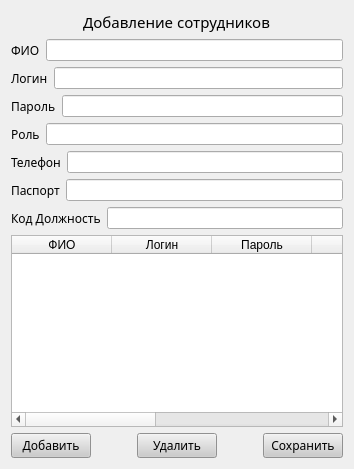
        <widget class="QWidget" name="page_5_for_admin">
         <layout class="QVBoxLayout" name="verticalLayout_9">
          <item>
           <layout class="QVBoxLayout" name="verticalLayout_15">
            <item alignment="Qt::AlignHCenter">
             <widget class="QLabel" name="label_6">
              <property name="maximumSize">
               <size>
                <width>250</width>
                <height>100</height>
               </size>
              </property>
              <property name="font">
               <font>
                <family>Nunito ExtraBold</family>
                <pointsize>11</pointsize>
               </font>
              </property>
              <property name="text">
               <string>Добавление сотрудников</string>
              </property>
             </widget>
            </item>
           </layout>
          </item>
          <item>
           <layout class="QVBoxLayout" name="verticalLayout_17">
            <item>
             <layout class="QHBoxLayout" name="horizontalLayout_7">
              <item>
               <widget class="QLabel" name="label_8">
                <property name="font">
                 <font>
                  <family>Nunito</family>
                 </font>
                </property>
                <property name="text">
                 <string>ФИО</string>
                </property>
               </widget>
              </item>
              <item>
               <widget class="QLineEdit" name="add_fio_employee"/>
              </item>
             </layout>
            </item>
            <item>
             <layout class="QHBoxLayout" name="horizontalLayout_2">
              <item>
               <widget class="QLabel" name="label_9">
                <property name="font">
                 <font>
                  <family>Nunito</family>
                 </font>
                </property>
                <property name="text">
                 <string>Логин</string>
                </property>
               </widget>
              </item>
              <item>
               <widget class="QLineEdit" name="add_login"/>
              </item>
             </layout>
            </item>
            <item>
             <layout class="QHBoxLayout" name="horizontalLayout_9">
              <item>
               <widget class="QLabel" name="label_10">
                <property name="font">
                 <font>
                  <family>Nunito</family>
                 </font>
                </property>
                <property name="text">
                 <string>Пароль</string>
                </property>
               </widget>
              </item>
              <item>
               <widget class="QLineEdit" name="add_password"/>
              </item>
             </layout>
            </item>
            <item>
             <layout class="QHBoxLayout" name="horizontalLayout_10">
              <item>
               <widget class="QLabel" name="label_12">
                <property name="font">
                 <font>
                  <family>Nunito</family>
                 </font>
                </property>
                <property name="text">
                 <string>Роль</string>
                </property>
               </widget>
              </item>
              <item>
               <widget class="QLineEdit" name="add_role"/>
              </item>
             </layout>
            </item>
            <item>
             <layout class="QHBoxLayout" name="horizontalLayout_11">
              <item>
               <widget class="QLabel" name="label_13">
                <property name="font">
                 <font>
                  <family>Nunito</family>
                 </font>
                </property>
                <property name="text">
                 <string>Телефон</string>
                </property>
               </widget>
              </item>
              <item>
               <widget class="QLineEdit" name="add_phone_employee"/>
              </item>
             </layout>
            </item>
            <item>
             <layout class="QHBoxLayout" name="horizontalLayout_12">
              <item>
               <widget class="QLabel" name="label_16">
                <property name="font">
                 <font>
                  <family>Nunito</family>
                 </font>
                </property>
                <property name="text">
                 <string>Паспорт</string>
                </property>
               </widget>
              </item>
              <item>
               <widget class="QLineEdit" name="add_passport_employee"/>
              </item>
             </layout>
            </item>
            <item>
             <layout class="QHBoxLayout" name="horizontalLayout_6">
              <item>
               <widget class="QLabel" name="label_7">
                <property name="maximumSize">
                 <size>
                  <width>100</width>
                  <height>100</height>
                 </size>
                </property>
                <property name="font">
                 <font>
                  <family>Nunito</family>
                 </font>
                </property>
                <property name="text">
                 <string>Код Должность</string>
                </property>
               </widget>
              </item>
              <item>
               <widget class="QLineEdit" name="add_position"/>
              </item>
             </layout>
            </item>
           </layout>
          </item>
          <item>
           <widget class="QTableWidget" name="table_employees">
            <column>
             <property name="text">
              <string>ФИО</string>
             </property>
            </column>
            <column>
             <property name="text">
              <string>Логин</string>
             </property>
            </column>
            <column>
             <property name="text">
              <string>Пароль</string>
             </property>
            </column>
            <column>
             <property name="text">
              <string>Роль</string>
             </property>
            </column>
            <column>
             <property name="text">
              <string>Телефон</string>
             </property>
            </column>
            <column>
             <property name="text">
              <string>Паспорт</string>
             </property>
            </column>
            <column>
             <property name="text">
              <string>Должность</string>
             </property>
            </column>
           </widget>
          </item>
          <item>
           <layout class="QHBoxLayout" name="horizontalLayout_8">
            <item>
             <widget class="QPushButton" name="emp_add">
              <property name="font">
               <font>
                <family>Nunito</family>
               </font>
              </property>
              <property name="styleSheet">
               <string notr="true">background-color: rgb(203, 203, 203);</string>
              </property>
              <property name="text">
               <string>Добавить</string>
              </property>
             </widget>
            </item>
            <item>
             <spacer name="horizontalSpacer_6">
              <property name="orientation">
               <enum>Qt::Horizontal</enum>
              </property>
              <property name="sizeType">
               <enum>QSizePolicy::Fixed</enum>
              </property>
              <property name="sizeHint" stdset="0">
               <size>
                <width>40</width>
                <height>20</height>
               </size>
              </property>
             </spacer>
            </item>
            <item>
             <widget class="QPushButton" name="emp_delete">
              <property name="font">
               <font>
                <family>Nunito</family>
               </font>
              </property>
              <property name="styleSheet">
               <string notr="true">background-color: rgb(203, 203, 203);</string>
              </property>
              <property name="text">
               <string>Удалить</string>
              </property>
             </widget>
            </item>
            <item>
             <spacer name="horizontalSpacer_5">
              <property name="orientation">
               <enum>Qt::Horizontal</enum>
              </property>
              <property name="sizeType">
               <enum>QSizePolicy::Fixed</enum>
              </property>
              <property name="sizeHint" stdset="0">
               <size>
                <width>40</width>
                <height>20</height>
               </size>
              </property>
             </spacer>
            </item>
            <item>
             <widget class="QPushButton" name="emp_save">
              <property name="font">
               <font>
                <family>Nunito</family>
               </font>
              </property>
              <property name="styleSheet">
               <string notr="true">background-color: rgb(203, 203, 203);</string>
              </property>
              <property name="text">
               <string>Сохранить</string>
              </property>
             </widget>
            </item>
           </layout>
          </item>
         </layout>
        </widget>
